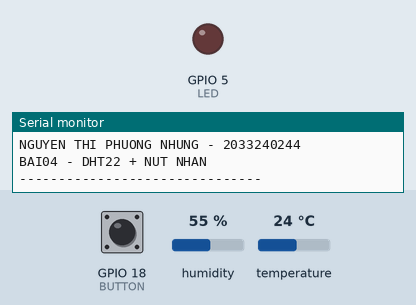
This program was run on a simulated ESP32. Parts: output pins drawn as LEDs (lit = HIGH), the last lines printed to the serial monitor. Inputs (shaded band) come from the test bench; at power-on: GPIO 18 (BUTTON) HIGH, humidity 55 %, temperature 24 °C.

Above: at 1.2 s.
1.3 s: GPIO 18 (BUTTON) pulled LOW for 0.15 s
At 2.3 s:
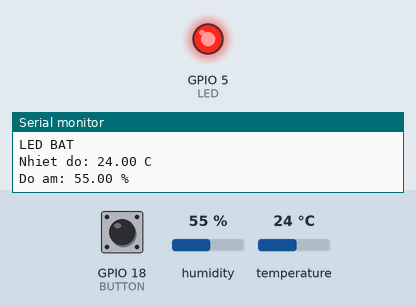
2.9 s: GPIO 18 (BUTTON) pulled LOW for 1 s
At 3.5 s:
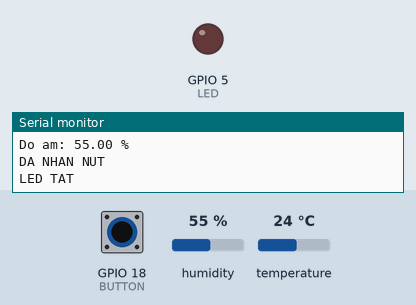
5.4 s: GPIO 18 (BUTTON) pulled LOW for 3.2 s
At 6.6 s:
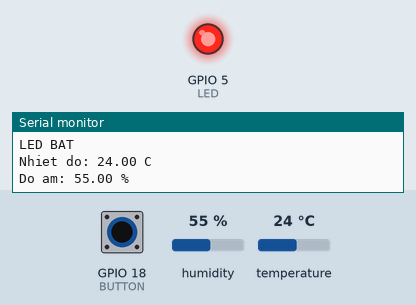
Timing chart, 0 to 8.4 s (numbered marks = the images above; inputs shaded):
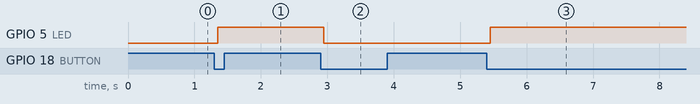

The program:

main.cpp
```cpp
#include <Arduino.h>
#include <DHT.h>

#define DHTPIN 23
#define DHTTYPE DHT22

#define BUTTON 18
#define LED 5

DHT dht(DHTPIN, DHTTYPE);

bool ledState = false;

int buttonState = HIGH;
int lastButtonState = HIGH;

unsigned long buttonTime = 0;
unsigned long dhtTime = 0;

void setup() {
  pinMode(LED, OUTPUT);
  pinMode(BUTTON, INPUT_PULLUP);

  Serial.begin(115200);
  dht.begin();

  Serial.println("-------------------------------");
  Serial.println("NGUYEN THI PHUONG NHUNG - 2033240244");
  Serial.println("BAI04 - DHT22 + NUT NHAN");
  Serial.println("-------------------------------");
}

void loop() {

  unsigned long now = millis();

  int reading = digitalRead(BUTTON);
  if (reading != lastButtonState) {
    buttonTime = now;
  }

  if (now - buttonTime >= 50) {

    if (reading != buttonState) {

      buttonState = reading;
      if (buttonState == LOW) {

        ledState = !ledState;

        digitalWrite(LED, ledState);

        Serial.println("DA NHAN NUT");

        if (ledState) {
          Serial.println("LED BAT");
        } else {
          Serial.println("LED TAT");
        }
      }
    }
  }

  lastButtonState = reading;

  if (now - dhtTime >= 2000) {

    dhtTime = now;

    float nhietDo = dht.readTemperature();
    float doAm = dht.readHumidity();

    if (isnan(nhietDo) || isnan(doAm)) {
      Serial.println("LOI DOC DHT22");
    }
    else {
      Serial.print("Nhiet do: ");
      Serial.print(nhietDo);
      Serial.println(" C");

      Serial.print("Do am: ");
      Serial.print(doAm);
      Serial.println(" %");
    }
  }
}
```

Measured:
- after the input at 1.3 s, GPIO 5 (LED): LOW → HIGH after 0.05 s
- after the input at 2.9 s, GPIO 5 (LED): HIGH → LOW after 0.05 s
- after the input at 5.4 s, GPIO 5 (LED): LOW → HIGH after 0.05 s
